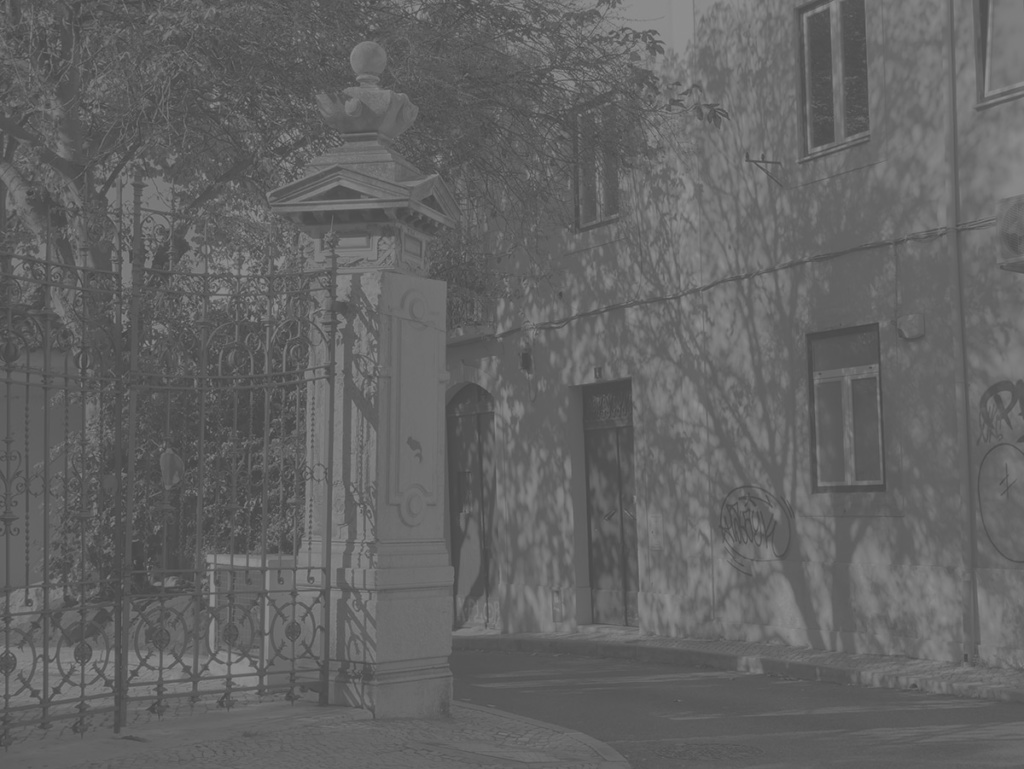
%> input picture POC sem6/Lab_5/Ex1.png, 1024 x 769 px
$ octave lab_5.m   (GNU Octave 9; MATLAB toolbox functions it lacks are replaced by stand-ins)
%> lines starting %> are read from the running program, lines starting %| are printed output that depends on the picture; in (x1, y1, x2, y2) boxes, pixels count from 0 and x2, y2 are one past the last pixel; in counts of white or black regions, pixels touching at a corner belong together; the program's own positions count from 1
### POC sem6/Lab_5/ocen.m
function [k1, k2, k3, k4] = ocen(img)

[M,N] = size(img);

obraz = img;
img = double(img);

lmax = max(img(:));
lmin = min(img(:));
lsre = mean(img(:));


k1 = (lmax - lmin)/255;
k2 = (lmax - lmin)/lsre;
k3 = (lmax-lmin)/(lmax+lmin);
k4 = (4.0/((255.0^2)*M*N))*sum(sum((img-lsre).^2));

tekst=  sprintf('wartosci: k1 = %.2f, k2 = %.2f, k3 = %.2f, k4 = %.2f \n min = %.1d max = %.1d',k1, k2, k3, k4, lmin, lmax);

imshow(obraz)
xlabel(tekst)

end

### POC sem6/Lab_5/rozciag.m
function y = rozciag(x)
[w,k] = size(x);
a = min(x(:));
b = max(x(:));

x = double(x);

    for i=1:w
        for j=1:k

        y(i,j) = ((255.0-0.0)/double(b-a)) * ( x(i,j) - a) + 0.0;

        end
    end

y = uint8(y);

end

### POC sem6/Lab_5/ciach2.m
function y = ciach2(x,t)
[w,k] = size(x);

%ileMin =t;

ilePix = w*k;
procent = t;
ileMin = ilePix * procent;

hist = imhist(x);


for i = 1:256

    if  hist(i) >= ileMin
        low  = double(i);
        break;
    end

end


for i = 256:-1:1

    if hist(i) >= ileMin
        high = double(i);
        break;
    end

end

a = low;
b = high;

x = double(x);

    for i=1:w
        for j=1:k

        y(i,j) = ((255.0-0.0)/double(b-a)) * ( x(i,j) - a) + 0.0;

        end
    end

y = uint8(y);

end

### POC sem6/Lab_5/lab_5.m
close all
clear all
img1 = imread("Ex1.png");
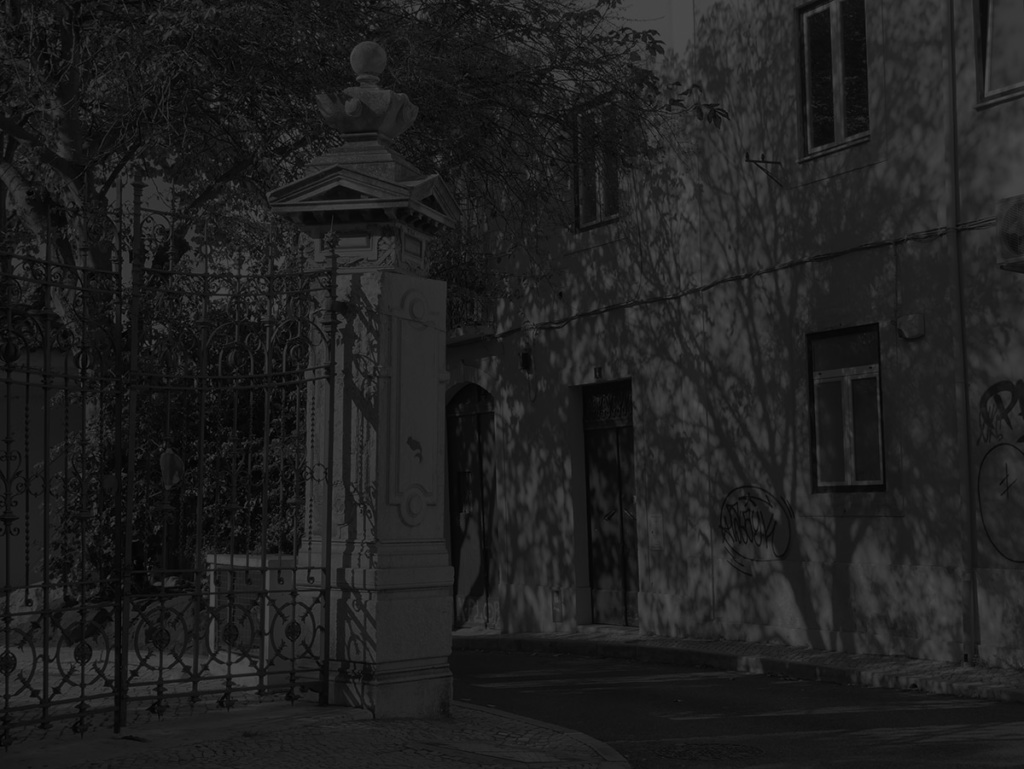
%> img1: size 769x1024 uint8; min 0, max 73, mean 31.4

% Zadanie 1

%%%%%%%%%%%%%% Zestawienie 1 %%%%%%%%%%%%%%%%%%%%%%%%%%%%
figure
subplot(2,3,1)
[k1_img, k2_img, k3_img, k4_img] = ocen(img1);
%> in ocen, `img = double(img);`:
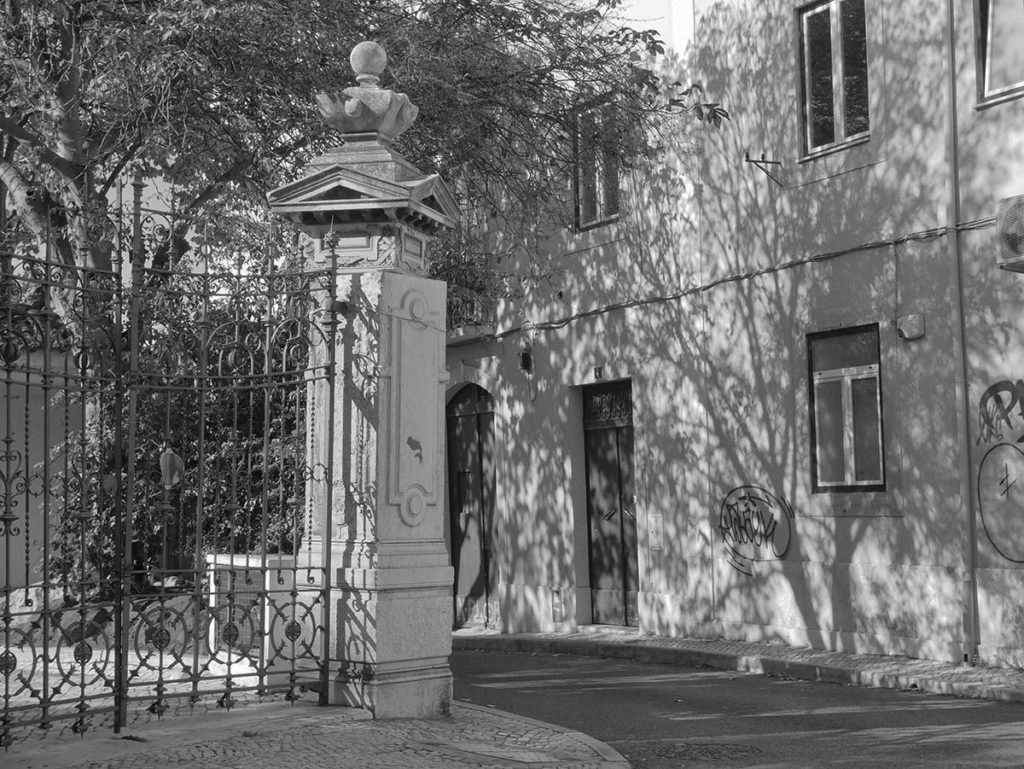
%> img: size 769x1024 double; min 0, max 73, mean 31.4; mean of the top-left, top-right, bottom-left and bottom-right quarters 27, 37.9, 28.7, 31.8; drawn with min black and max white
%> in ocen, `lmax = max(img(:));`: lmax = 73
%> in ocen, `lmin = min(img(:));`: lmin = 0
%> in ocen, `lsre = mean(img(:));`: lsre = 31.36
%> in ocen, `k1 = (lmax - lmin)/255;`: k1 = 0.286
%> in ocen, `k2 = (lmax - lmin)/lsre;`: k2 = 2.33
%> in ocen, `k3 = (lmax-lmin)/(lmax+lmin);`: k3 = 1
%> in ocen, `k4 = (4.0/((255.0^2)*M*N))*sum(sum((img-lsre).^2));`: k4 = 0.0109
%> k1_img = 0.286; k2_img = 2.33; k3_img = 1; k4_img = 0.0109
%figure
subplot(2,3,4)
imhist(img1)
axis tight;

roz = rozciag(img1);
%> in rozciag, `a = min(x(:));`: a = 0
%> in rozciag, `b = max(x(:));`: b = 73
%figure
subplot(2,3,2)
[k1_roz, k2_roz, k3_roz, k4_roz] = ocen(roz);
%> k1_roz = 1; k2_roz = 2.33; k3_roz = 1; k4_roz = 0.133
%figure
subplot(2,3,5)
imhist(roz)
axis tight;

he = histeq(img1);
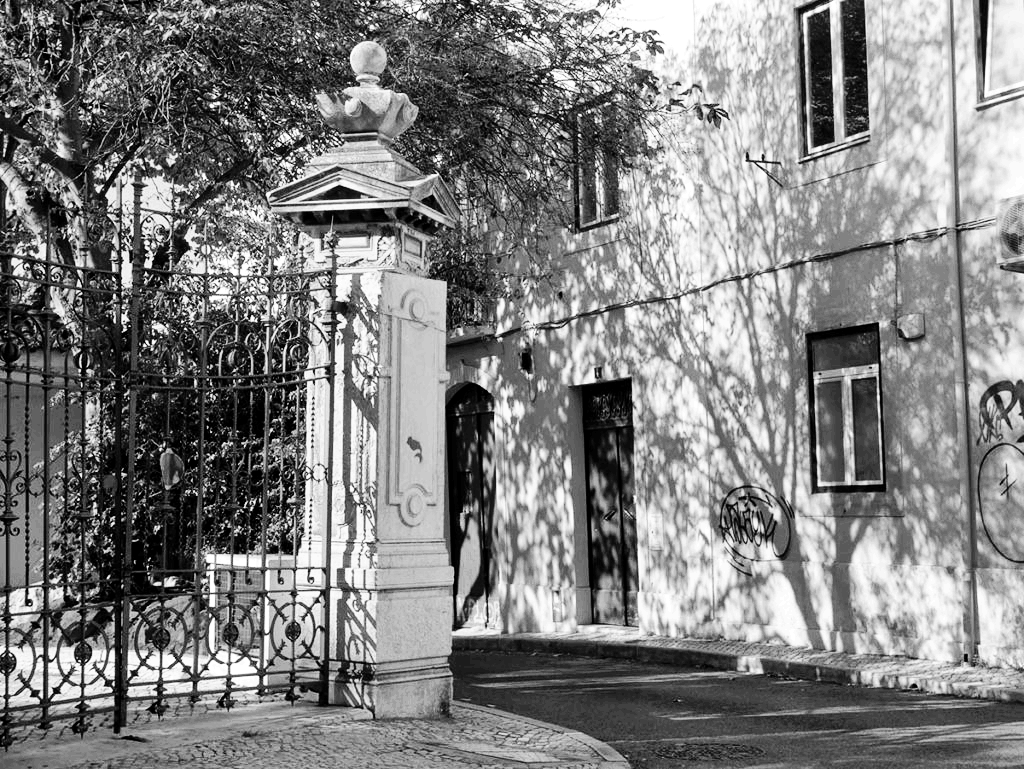
%> he: size 769x1024 uint8; min 0, max 255, mean 128.5

%figure
subplot(2,3,3)
[k1_he, k2_he, k3_he, k4_he] = ocen(he);
%> k1_he = 1; k2_he = 1.99; k3_he = 1; k4_he = 0.339

%figure
subplot(2,3,6)
imhist(he)
axis tight;

%%%%%%%%%%%%%%%%%%%%%%%%%%%%%%%%% Zestawienie 2 %%%%%%%%%%%%%%%%%%%%%%%%%%%%

img1bw = img1;
img1bw(1,1) = 255;
%> img1bw: size 769x1024 uint8; under 0.01% of pixels changed, all inside (x1, y1, x2, y2) = (0, 0, 1, 1)

figure
subplot(2,3,1)
ocen(img1bw)
%> ans = 1

%figure
subplot(2,3,4)
imhist(img1bw)
axis tight;
%rozbw = rozciag(img1bw);
%ocen(rozbw);

%ciach1 = roz_ciach(img1bw,200,10);
ciach1 = ciach2(img1bw,0.001);
%> in ciach2, `hist = imhist(x);`: hist = 256 values, max 31896 at index 37, min 0 at index 75, mean 3076
%> after the loop in ciach2, `for i = 1:256`: low = 6
%> after the loop in ciach2, `for i = 256:-1:1`: high = 73
%> in ciach2, `a = low;`: a = 6
%figure
subplot(2,3,2)
[k1_ciach, k2_ciach, k3_ciach, k4_ciach] = ocen(ciach1);
%> k1_ciach = 1; k2_ciach = 2.64; k3_ciach = 1; k4_ciach = 0.157
%figure
subplot(2,3,5)
imhist(ciach1)
axis tight;

%ciach2 = roz_ciach(img1bw,190,5);
ciach3 = ciach2(img1bw,0.007);
%> (the run ends here)
